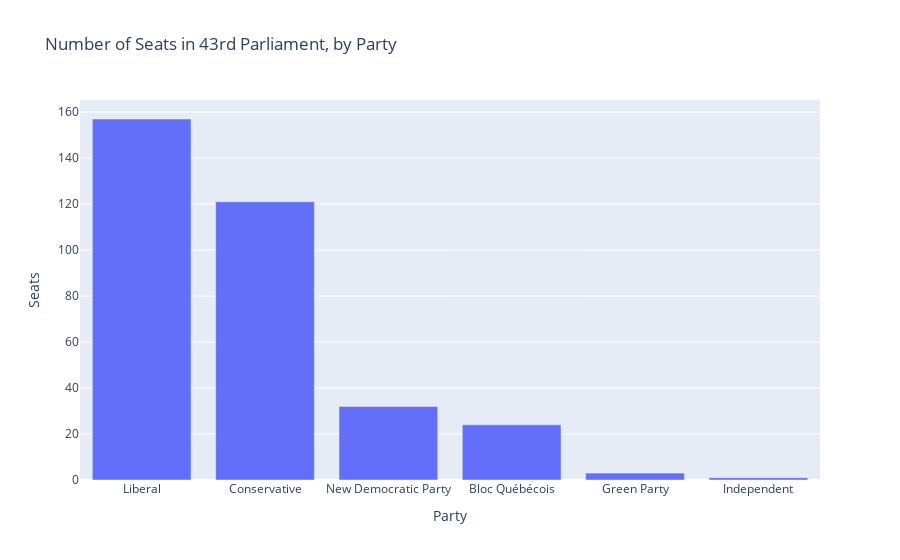

Here is the notebook cell this chart was saved with:
### Markdown cell above
### Thinking Proportionally
Now, the above plots are useful in finding out which parties spoke the most, but it would be pretty reasonable to expect the parties with the most members to have the longest or most frequent speeches. In the next step, we'll look at the composition of the 43rd Parliament, and normalize the above two plots to the number of members each party has in Parliament:

### Code cell
seats = pd.DataFrame(list(zip(['Liberal', 'Conservative', 'New Democratic Party', 'Bloc Québécois', 'Green Party', 'Independent'],[157, 121, 32, 24, 3, 1])), columns=['Party', 'Seats']).set_index('Party')
px.bar(seats, x=seats.index, y='Seats', title='Number of Seats in 43rd Parliament, by Party').update(layout_showlegend=False)

### Figure 1 — Plotly figure (JSON) as saved in the notebook; plotly's stock layout.template omitted (floating-point values rounded to 4 significant figures)
{"data": [{"alignmentgroup": "True", "hovertemplate": "Party=%{x}<br>Seats=%{y}<extra></extra>", "legendgroup": "", "marker": {"color": "#636efa", "pattern": {"shape": ""}}, "name": "", "offsetgroup": "", "orientation": "v", "showlegend": false, "textposition": "auto", "type": "bar", "x": ["Liberal", "Conservative", "New Democratic Party", "Bloc Québécois", "Green Party", "Independent"], "xaxis": "x", "y": [157, 121, 32, 24, 3, 1], "yaxis": "y"}], "layout": {"barmode": "relative", "legend": {"tracegroupgap": 0}, "showlegend": false, "title": {"text": "Number of Seats in 43rd Parliament, by Party"}, "xaxis": {"anchor": "y", "domain": [0, 1], "title": {"text": "Party"}}, "yaxis": {"anchor": "x", "domain": [0, 1], "title": {"text": "Seats"}}}}
